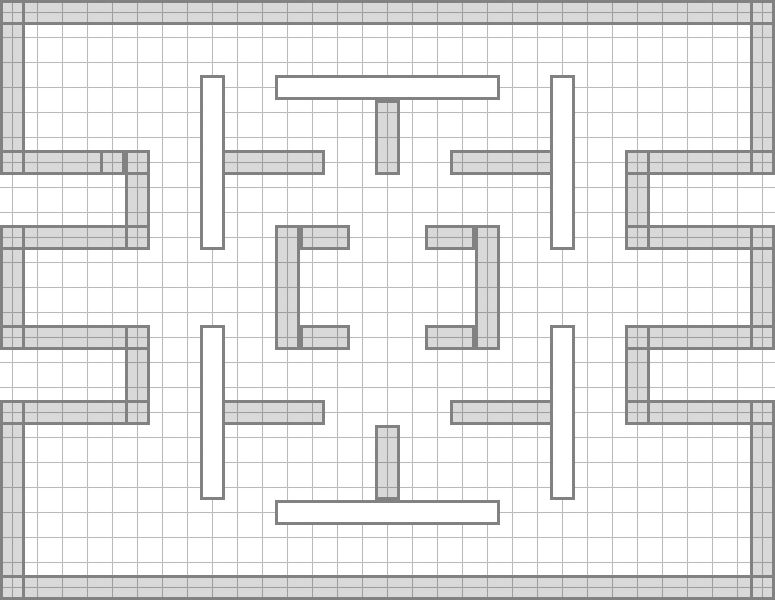

A 2D game scene composited from a Tiled map and its tileset images. What follows is a short description and the map's XML, with every tile layer's data as written:
An orthogonal 31x24 tile map with 25x25 px tiles, 2 tile layers (bg, walls), 2 tilesets and 11 objects (3x light).

<map version="1.0" orientation="orthogonal" renderorder="right-down" width="31" height="24" tilewidth="25" tileheight="25" nextobjectid="62">
 <tileset firstgid="1" name="tiles_25" tilewidth="25" tileheight="25" tilecount="6" columns="6">
  <image source="tiles_25.png" width="150" height="25" />
 </tileset>
 <tileset firstgid="7" name="wall-tiles" tilewidth="25" tileheight="25" tilecount="36" columns="12">
  <image source="wall-tiles.png" width="300" height="75" />
  <tile id="0">
   <properties>
    <property name="isOpaque" type="bool" value="true" />
   </properties>
  </tile>
  <tile id="1">
   <properties>
    <property name="isOpaque" type="bool" value="true" />
   </properties>
  </tile>
  <tile id="2">
   <properties>
    <property name="isOpaque" type="bool" value="true" />
   </properties>
  </tile>
  <tile id="3">
   <properties>
    <property name="isOpaque" type="bool" value="true" />
   </properties>
  </tile>
  <tile id="4">
   <properties>
    <property name="isOpaque" type="bool" value="true" />
   </properties>
  </tile>
  <tile id="5">
   <properties>
    <property name="isOpaque" type="bool" value="true" />
   </properties>
  </tile>
  <tile id="6">
   <properties>
    <property name="isOpaque" type="bool" value="true" />
   </properties>
  </tile>
  <tile id="7">
   <properties>
    <property name="isOpaque" type="bool" value="false" />
   </properties>
   <objectgroup draworder="index">
    <object id="1" x="8" y="8" width="10" height="10" />
   </objectgroup>
  </tile>
  <tile id="12">
   <properties>
    <property name="isOpaque" type="bool" value="false" />
   </properties>
  </tile>
  <tile id="14">
   <properties>
    <property name="isOpaque" type="bool" value="false" />
   </properties>
  </tile>
  <tile id="15">
   <properties>
    <property name="isOpaque" type="bool" value="false" />
   </properties>
  </tile>
  <tile id="16">
   <properties>
    <property name="isOpaque" type="bool" value="false" />
   </properties>
  </tile>
  <tile id="17">
   <properties>
    <property name="isOpaque" type="bool" value="false" />
   </properties>
  </tile>
  <tile id="18">
   <properties>
    <property name="isOpaque" type="bool" value="false" />
   </properties>
  </tile>
  <tile id="19">
   <properties>
    <property name="isOpaque" type="bool" value="false" />
   </properties>
  </tile>
  <tile id="24">
   <properties>
    <property name="isOpaque" type="bool" value="false" />
   </properties>
  </tile>
  <tile id="25">
   <properties>
    <property name="isOpaque" type="bool" value="false" />
   </properties>
  </tile>
  <tile id="26">
   <properties>
    <property name="isOpaque" type="bool" value="false" />
   </properties>
  </tile>
  <tile id="27">
   <properties>
    <property name="isOpaque" type="bool" value="false" />
   </properties>
  </tile>
  <tile id="28">
   <properties>
    <property name="isOpaque" type="bool" value="false" />
   </properties>
  </tile>
  <tile id="29">
   <properties>
    <property name="isOpaque" type="bool" value="false" />
   </properties>
  </tile>
  <tile id="30">
   <properties>
    <property name="isOpaque" type="bool" value="false" />
   </properties>
  </tile>
 </tileset>
 <layer name="bg" width="31" height="24">
  <data encoding="csv">
6,6,6,6,6,6,6,6,6,6,6,6,6,6,6,6,6,6,6,6,6,6,6,6,6,6,6,6,6,6,6,
6,6,6,6,6,6,6,6,6,6,6,6,6,6,6,6,6,6,6,6,6,6,6,6,6,6,6,6,6,6,6,
6,6,6,6,6,6,6,6,6,6,6,6,6,6,6,6,6,6,6,6,6,6,6,6,6,6,6,6,6,6,6,
6,6,6,6,6,6,6,6,6,6,6,6,6,6,6,6,6,6,6,6,6,6,6,6,6,6,6,6,6,6,6,
6,6,6,6,6,6,6,6,6,6,6,6,6,6,6,6,6,6,6,6,6,6,6,6,6,6,6,6,6,6,6,
6,6,6,6,6,6,6,6,6,6,6,6,6,6,6,6,6,6,6,6,6,6,6,6,6,6,6,6,6,6,6,
6,6,6,6,6,6,6,6,6,6,6,6,6,6,6,6,6,6,6,6,6,6,6,6,6,6,6,6,6,6,6,
6,6,6,6,6,6,6,6,6,6,6,6,6,6,6,6,6,6,6,6,6,6,6,6,6,6,6,6,6,6,6,
6,6,6,6,6,6,6,6,6,6,6,6,6,6,6,6,6,6,6,6,6,6,6,6,6,6,6,6,6,6,6,
6,6,6,6,6,6,6,6,6,6,6,6,6,6,6,6,6,6,6,6,6,6,6,6,6,6,6,6,6,6,6,
6,6,6,6,6,6,6,6,6,6,6,6,6,6,6,6,6,6,6,6,6,6,6,6,6,6,6,6,6,6,6,
6,6,6,6,6,6,6,6,6,6,6,6,6,6,6,6,6,6,6,6,6,6,6,6,6,6,6,6,6,6,6,
6,6,6,6,6,6,6,6,6,6,6,6,6,6,6,6,6,6,6,6,6,6,6,6,6,6,6,6,6,6,6,
6,6,6,6,6,6,6,6,6,6,6,6,6,6,6,6,6,6,6,6,6,6,6,6,6,6,6,6,6,6,6,
6,6,6,6,6,6,6,6,6,6,6,6,6,6,6,6,6,6,6,6,6,6,6,6,6,6,6,6,6,6,6,
6,6,6,6,6,6,6,6,6,6,6,6,6,6,6,6,6,6,6,6,6,6,6,6,6,6,6,6,6,6,6,
6,6,6,6,6,6,6,6,6,6,6,6,6,6,6,6,6,6,6,6,6,6,6,6,6,6,6,6,6,6,6,
6,6,6,6,6,6,6,6,6,6,6,6,6,6,6,6,6,6,6,6,6,6,6,6,6,6,6,6,6,6,6,
6,6,6,6,6,6,6,6,6,6,6,6,6,6,6,6,6,6,6,6,6,6,6,6,6,6,6,6,6,6,6,
6,6,6,6,6,6,6,6,6,6,6,6,6,6,6,6,6,6,6,6,6,6,6,6,6,6,6,6,6,6,6,
6,6,6,6,6,6,6,6,6,6,6,6,6,6,6,6,6,6,6,6,6,6,6,6,6,6,6,6,6,6,6,
6,6,6,6,6,6,6,6,6,6,6,6,6,6,6,6,6,6,6,6,6,6,6,6,6,6,6,6,6,6,6,
6,6,6,6,6,6,6,6,6,6,6,6,6,6,6,6,6,6,6,6,6,6,6,6,6,6,6,6,6,6,6,
6,6,6,6,6,6,6,6,6,6,6,6,6,6,6,6,6,6,6,6,6,6,6,6,6,6,6,6,6,6,6
</data>
 </layer>
 <layer name="walls" width="31" height="24">
  <data encoding="csv">
31,36,36,36,36,36,36,36,36,36,36,36,36,36,36,36,36,36,36,36,36,36,36,36,36,36,36,36,36,36,31,
37,0,0,0,0,0,0,0,0,0,0,0,0,0,0,0,0,0,0,0,0,0,0,0,0,0,0,0,0,0,37,
37,0,0,0,0,0,0,0,0,0,0,0,0,0,0,0,0,0,0,0,0,0,0,0,0,0,0,0,0,0,37,
37,0,0,0,0,0,0,0,11,0,0,10,12,12,12,12,12,12,12,8,0,0,11,0,0,0,0,0,0,0,37,
37,0,0,0,0,0,0,0,13,0,0,0,0,0,0,35,0,0,0,0,0,0,13,0,0,0,0,0,0,0,37,
37,0,0,0,0,0,0,0,13,0,0,0,0,0,0,37,0,0,0,0,0,0,13,0,0,0,0,0,0,0,37,
31,36,36,36,31,31,0,0,13,36,36,36,32,0,0,33,0,0,34,36,36,36,13,0,0,31,36,36,36,36,31,
0,0,0,0,0,37,0,0,13,0,0,0,0,0,0,0,0,0,0,0,0,0,13,0,0,37,0,0,0,0,0,
0,0,0,0,0,37,0,0,13,0,0,0,0,0,0,0,0,0,0,0,0,0,13,0,0,37,0,0,0,0,0,
31,36,36,36,36,31,0,0,9,0,0,35,34,32,0,0,0,34,32,35,0,0,9,0,0,31,36,36,36,36,31,
37,0,0,0,0,0,0,0,0,0,0,37,0,0,0,0,0,0,0,37,0,0,0,0,0,0,0,0,0,0,37,
37,0,0,0,0,0,0,0,0,0,0,37,0,0,0,0,0,0,0,37,0,0,0,0,0,0,0,0,0,0,37,
37,0,0,0,0,0,0,0,0,0,0,37,0,0,0,0,0,0,0,37,0,0,0,0,0,0,0,0,0,0,37,
31,36,36,36,36,31,0,0,11,0,0,33,34,32,0,0,0,34,32,33,0,0,11,0,0,31,36,36,36,36,31,
0,0,0,0,0,37,0,0,13,0,0,0,0,0,0,0,0,0,0,0,0,0,13,0,0,37,0,0,0,0,0,
0,0,0,0,0,37,0,0,13,0,0,0,0,0,0,0,0,0,0,0,0,0,13,0,0,37,0,0,0,0,0,
31,36,36,36,36,31,0,0,13,36,36,36,32,0,0,0,0,0,34,36,36,36,13,0,0,31,36,36,36,36,31,
37,0,0,0,0,0,0,0,13,0,0,0,0,0,0,35,0,0,0,0,0,0,13,0,0,0,0,0,0,0,37,
37,0,0,0,0,0,0,0,13,0,0,0,0,0,0,37,0,0,0,0,0,0,13,0,0,0,0,0,0,0,37,
37,0,0,0,0,0,0,0,9,0,0,0,0,0,0,33,0,0,0,0,0,0,9,0,0,0,0,0,0,0,37,
37,0,0,0,0,0,0,0,0,0,0,10,12,12,12,12,12,12,12,8,0,0,0,0,0,0,0,0,0,0,37,
37,0,0,0,0,0,0,0,0,0,0,0,0,0,0,0,0,0,0,0,0,0,0,0,0,0,0,0,0,0,37,
37,0,0,0,0,0,0,0,0,0,0,0,0,0,0,0,0,0,0,0,0,0,0,0,0,0,0,0,0,0,37,
31,36,36,36,36,36,36,36,36,36,36,36,36,36,36,36,36,36,36,36,36,36,36,36,36,36,36,36,36,36,31
</data>
 </layer>
 <objectgroup name="player">
  <object id="1" gid="3" x="375" y="225" width="25" height="25" />
 </objectgroup>
 <objectgroup name="lights">
  <object id="47" name="light" type="light" x="103" y="3" width="574" height="574">
   <properties>
    <property name="color" type="color" value="#ff0099ff" />
   </properties>
   <ellipse />
  </object>
  <object id="51" name="light" type="light" x="-120.282" y="61" width="452.885" height="450">
   <properties>
    <property name="color" type="color" value="#ff02f3ff" />
   </properties>
   <ellipse />
  </object>
  <object id="52" name="light" type="light" x="453.872" y="60.1592" width="454.577" height="451.682">
   <properties>
    <property name="color" type="color" value="#ff02f3ff" />
   </properties>
   <ellipse />
  </object>
 </objectgroup>
 <objectgroup name="spawn points">
  <object id="54" x="5" y="4" width="145" height="169" />
  <object id="55" x="609" y="2" width="163" height="172" />
  <object id="56" x="612" y="463" width="169" height="143" />
  <object id="58" x="0" y="464" width="149" height="140" />
  <object id="60" x="273" y="454" width="233" height="145" />
  <object id="61" x="270" y="1" width="247" height="173" />
 </objectgroup>
</map>
